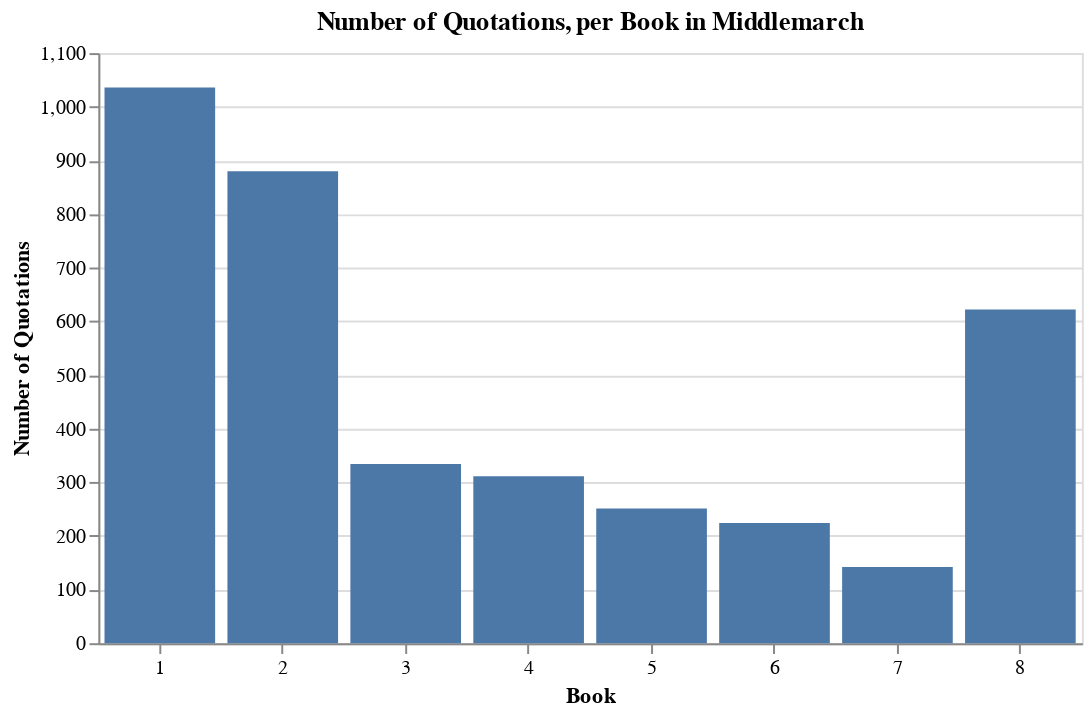

The cell this chart's notebook holds for it:
### Markdown cell above
### Number of quotations per book in *Middlemarch*, bar chart

### Code cell
alt.Chart(quotationsPerBook, title="Number of Quotations, per Book in Middlemarch").\
mark_bar().encode(x=alt.X('Book:O', axis=alt.Axis(title="Book", labelAngle=0)), y='Number of Quotations:Q').\
properties(width=500)

### Figure 1 — Vega-Lite specification as saved in the notebook (floating-point values rounded to 4 significant figures)
{"config": {"view": {"continuousWidth": 300, "continuousHeight": 300}}, "data": {"name": "data-75bd74350cd128f54fe784674349ccbc"}, "mark": {"type": "bar"}, "encoding": {"x": {"axis": {"labelAngle": 0, "title": "Book"}, "field": "Book", "type": "ordinal"}, "y": {"field": "Number of Quotations", "type": "quantitative"}}, "title": "Number of Quotations, per Book in Middlemarch", "width": 500, "$schema": "https://vega.github.io/schema/vega-lite/v5.15.1.json", "datasets": {"data-75bd74350cd128f54fe784674349ccbc": [{"Number of Quotations": 1036, "Book": 1}, {"Number of Quotations": 880, "Book": 2}, {"Number of Quotations": 334, "Book": 3}, {"Number of Quotations": 311, "Book": 4}, {"Number of Quotations": 251, "Book": 5}, {"Number of Quotations": 224, "Book": 6}, {"Number of Quotations": 142, "Book": 7}, {"Number of Quotations": 622, "Book": 8}]}}
